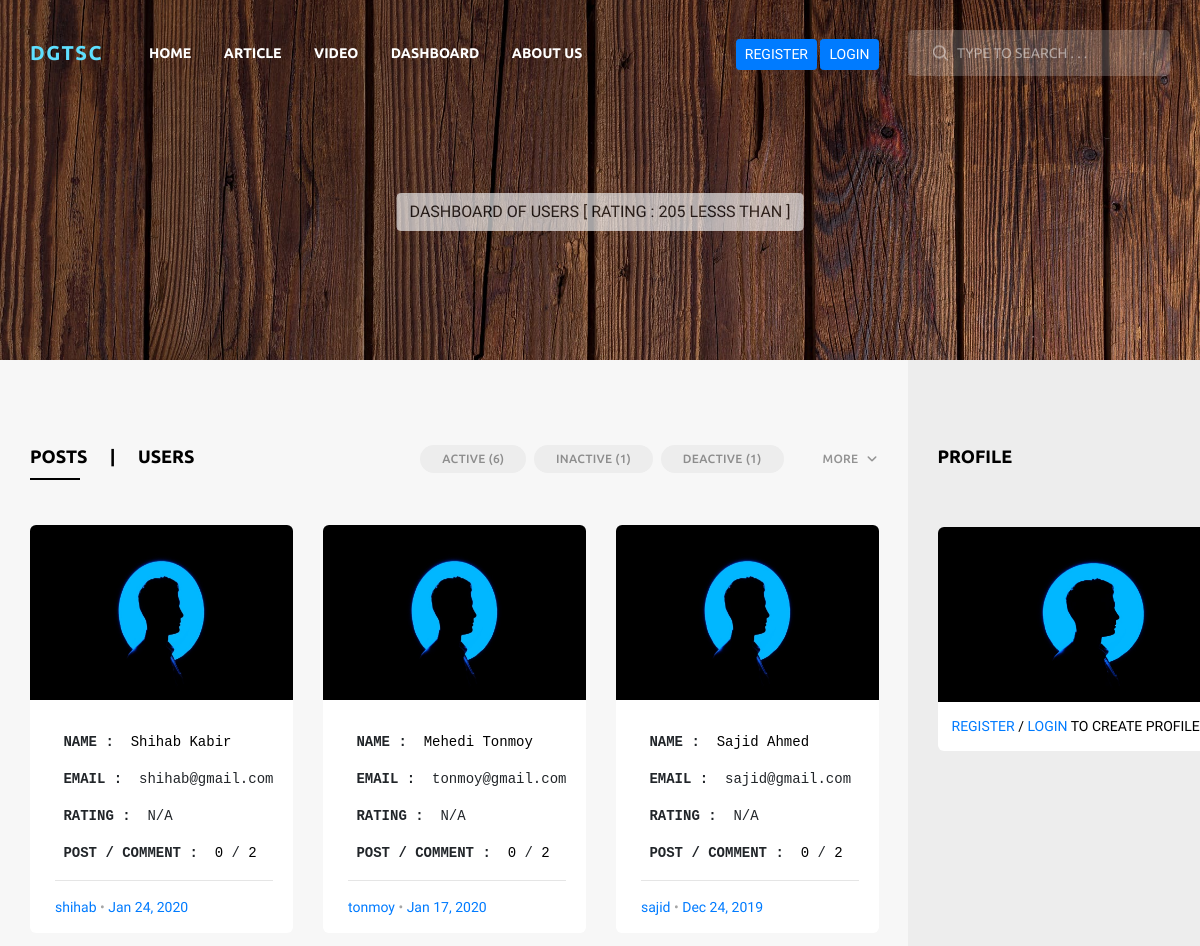
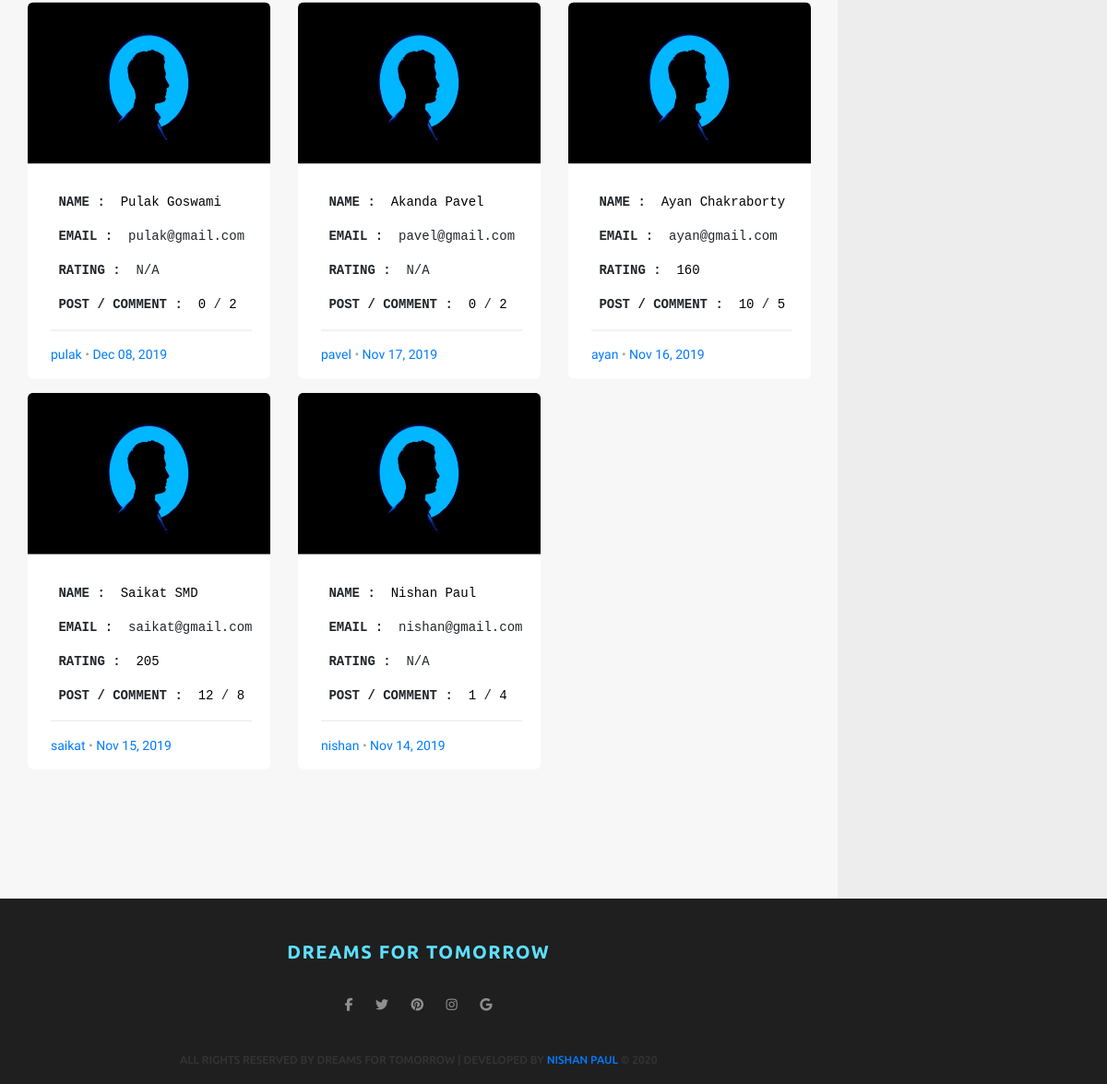
The app's page /dashboard_user.php?query=rating&value=205 with its own data (2 pictures, top to bottom).
### tables this page shows
CREATE TABLE `user` (
  `id` int(11) NOT NULL,
  `name` text NOT NULL,
  `username` text NOT NULL,
  `phone` text NOT NULL,
  `education` text DEFAULT NULL,
  `profession` text DEFAULT NULL,
  `bio` text DEFAULT NULL,
  `address` text DEFAULT NULL,
  `email` text NOT NULL,
  `password` text NOT NULL,
  `role` text NOT NULL,
  `publish` date NOT NULL,
  `edit` date NOT NULL,
  `rating` int(11) NOT NULL DEFAULT 0,
  `state` text NOT NULL
);

### developer_functions_1.php (called while the page is built, shortened)
<?php
    function state_user( $state ) {
        global $database;
        $r_user = mysqli_query($database, "SELECT * FROM user WHERE state='$state'");
        $n_user = mysqli_num_rows($r_user);
        return $n_user;
    }
    $n_active_user = 'ACTIVE'.' ('.state_user('active').')';
    $n_inactive_user = 'INACTIVE'.' ('.state_user('inactive').')';
    $n_deactive_user = 'DEACTIVE'.' ('.state_user('deactive').')';
	function rating_teacher() {
		global $database;
		$query = mysqli_query($database, "SELECT * FROM user WHERE role='teacher'");
	}
	rating_teacher();
?>

### dashboard_user.php (the view, shortened to what this page needs)
<?php
	include("developer_functions_0.php");
	include("developer_functions_1.php");
    $seven = 'user';
?>
<?php include('dashboard_header.php'); ?>
    <?php   $query_user = mysqli_query($database, "SELECT * FROM user");
            $K = array();
            while( $J = mysqli_fetch_assoc($query_user) ) { array_push($K, array($J, $J['publish']) ); }
            usort($K, "yFactor");
            $n_user = count($K);
            for($i = 0; $i < $n_user; $i++) {
                $B = $K[$i][0];
                $infou = information_user( $B );
                if( !condition_user($infou) ) { continue; } ?>
                <div class="card card_small_with_image grid-item">
                    <a href="<?php echo $infou['link_w_username']; ?>"> <img class="card-img-top" src="<?php echo $infou['picture_2']; ?>"> </a>
                    <div class="card-body">
                        <p class="card-text">
                            <pre class="three-cut-text" style="font-size:1em;"> <b>NAME : </b> <a href="<?php echo $infou['link_profile']; ?>" style="color:black;"><?php echo $infou['name']; ?></a> </pre>
                            <pre class="three-cut-text" style="font-size:1em;"> <b>EMAIL : </b> <?php echo $infou['email']; ?> </pre>
                            <?php   if( $infou['role']=='teacher' ) { ?>
                                        <pre class="three-cut-text" style="font-size:1em;"> <b>RATING : </b> <a href="<?php echo $infou['link_rating']; ?>" style="color:black;"><?php echo $infou['rating']; ?></a> </pre>
                            <?php   } else { ?>
                                        <pre class="three-cut-text" style="font-size:1em;"> <b>RATING : </b> N/A </pre>
                            <?php   } ?>
                            <pre class="three-cut-text" style="font-size:1em;"> <b>POST / COMMENT : </b> <a href="<?php echo $infou['link_w_username']; ?>" style="color:black;"><?php echo $infou['n_post']; ?></a> / <a href="<?php echo $infou['comment_list']; ?>" style="color:black;"><?php echo $infou['n_comment']; ?></a> </pre>
                            <hr>
                            <div class="three-cut-text">
                                <a href="<?php echo $infou['link_profile']; ?>"><?php echo $infou['username']; ?></a>
                                &bull; <a href="<?php echo $infou['link_publish']; ?>"><?php echo $infou['publish_date']; ?></a>
                            </div>
                        </p>
                    </div>
                </div>
    <?php   } ?>
<?php include('dashboard_footer.php'); ?>

### header.php (shortened to what this page needs)
<!DOCTYPE html>
<html lang="en">
    <head>
        <link rel="stylesheet" type="text/css" href="styles/bootstrap4/bootstrap.min.css">
        <link rel="stylesheet" type="text/css" href="styles/custom.css">
        <link rel="stylesheet" type="text/css" href="plugins/font-awesome-4.7.0/css/font-awesome.min.css">
        <link rel="stylesheet" type="text/css" href="plugins/OwlCarousel2-2.2.1/owl.carousel.css">
        <link rel="stylesheet" type="text/css" href="plugins/OwlCarousel2-2.2.1/owl.theme.default.css">
        <link rel="stylesheet" type="text/css" href="plugins/OwlCarousel2-2.2.1/animate.css">
        <link rel="stylesheet" type="text/css" href="plugins/jquery.mb.YTPlayer-3.1.12/jquery.mb.YTPlayer.css">
    </head>
    <body>
        <div class="super_container">
            <header class="header">
                <div class="container">
                    <div class="row">
                        <div class="col">
                            <div class="header_content d-flex flex-row align-items-center justify-content-start">
                                <div class="logo"><a href="index.php">DgTSC</a></div>
                                <nav class="main_nav">
                                    <ul>
                                        <li class="active"><a href="index.php">HOME</a></li>
                                        <li class="active"><a href="article.php?query=type&value=latest">ARTICLE</a></li>
                                        <li class="active"><a href="video.php?query=type&value=latest">VIDEO</a></li>
                                        <li class="active"><a href="dashboard_post.php?query=type&value=latest">DASHBOARD</a></li>
                                        <li class="active"><a href="about_us.php">ABOUT US</a></li>
                                    </ul>
                                </nav>
                                <div class="search_container ml-auto">
                                    <div class="weather">
                                        <?php   if( isset($_SESSION["user"]) && $_SESSION["user"]["state"]=="active" ) { $profile_link =  "profile.php?s_id=".$_SESSION["user"]["id"]; ?>
                                                    <a href="<?php echo $profile_link; ?>"> <button type="button" class="btn btn-primary btn-sm ten-cut-text"> <?php echo $_SESSION["user"]["username"]; ?> </button> </a>
                                                    <button type="button" class="btn btn-primary btn-sm" id="logout" onclick="logout()"> LOGOUT </button>
                                        <?php   } else { ?>
                                                    <a href="security_registration.php"> <button type="button" class="btn btn-primary btn-sm"> REGISTER </button> </a>
                                                    <a href="security_login.php"> <button type="button" class="btn btn-primary btn-sm"> LOGIN </button> </a>
                                        <?php   } ?>
                                    </div>
                                    <form action="#">
                                        <input type="search" class="header_search_input" required="required" placeholder="TYPE TO SEARCH . . ." title="">
                                        <img class="header_search_icon" src="<?php echo 'images/search.png'; ?>" alt="">
                                    </form>
                                </div>
                            </div>
                        </div>
                    </div>
                </div>
            </header>

### dashboard_header.php (shortened to what this page needs)
<?php include('header.php'); ?>
<link rel="stylesheet" type="text/css" href="styles/main_styles.css">
<link rel="stylesheet" type="text/css" href="styles/responsive.css">
<link rel="stylesheet" type="text/css" href="styles/post.css">
<link rel="stylesheet" type="text/css" href="styles/post_responsive.css">
    <div class="home">
		<div class="home_background parallax-window" data-parallax="scroll" data-image-src="<?php echo 'images/background.jpg'; ?>" data-speed="0.8"></div>
		<div class="home_content">
            <button type="button" class="btn btn-light" disabled>
				<?php
                    $q_name = $_GET['query'];
					$v_name = $_GET['value'];
					if( $q_name=='rating' ) { $v_name = $v_name.' lesss than'; }
                    $p_name = $seven=='user'? 'dashboard of users' : 'dashboard of videos';
					echo strtoupper( $p_name.' [ '.$q_name.' : '.$v_name.' ]' );
                ?>
			</button>
		</div>
	</div>
	<div class="page_content">
		<div class="container">
			<div class="row row-lg-eq-height">
				<div class="col-lg-9">
					<div class="main_content">
                        <div class="blog_section">
							<?php
								if( $seven=='post' )
									include('category_dashboard_admin_post.php');
								else
									include('category_dashboard_admin_user.php');
							?>
                            <div class="section_content">
                                <div class="grid clearfix">

### category_dashboard_admin_user.php (shortened to what this page needs)
<div class="section_panel d-flex flex-row align-items-center justify-content-start">
    <div class="section_title">
        <a href="<?php echo 'dashboard_post.php?query=type&value=latest'; ?>" style="color:black; padding-right:1em;"> POSTS </a> |
        <a href="<?php echo 'dashboard_user.php?query=type&value=latest'; ?>" style="color:black; padding-left:1em;"> USERS </a>
    </div>
    <div class="section_tags ml-auto">
        <ul>
            <li> <a href="<?php echo 'dashboard_user.php?query=state&value=active'; ?>"> <?php echo $n_active_user; ?> </a> </li>
            <li> <a href="<?php echo 'dashboard_user.php?query=state&value=inactive'; ?>"> <?php echo $n_inactive_user; ?> </a> </li>
            <li> <a href="<?php echo 'dashboard_user.php?query=state&value=deactive'; ?>"> <?php echo $n_deactive_user; ?> </a> </li>
        </ul>
    </div>
    <div class="section_panel_more">
        <ul>
            <li>MORE
            </li>
        </ul>
    </div>
</div>

### dashboard_footer.php (shortened to what this page needs)
                                </div>
                            </div>
                        </div>
					</div>
				</div>
                <div class="col-lg-3">
                    <div class="sidebar">
                        <div class="sidebar_background"></div>
                        <?php include('sidebar_profile.php'); ?>
                    </div>
                </div>
			</div>
		</div>
	</div>
<?php include('footer.php'); ?>

### sidebar_profile.php (shortened to what this page needs)
<?php   if( !isset($_SESSION["user"]) ) { ?>
            <div class="sidebar_title_container" style="width: 22.25em;">
                <div class="sidebar_title">PROFILE</div> <br> <br>
                <div class="card">
                    <img class="card-img-top" src="<?php echo 'images/profile.jpg'; ?>">
                    <div style="color:black; padding:1em;">
                        <a href="security_register.php">REGISTER</a> / <a href="security_login.php">LOGIN</a> TO CREATE PROFILE
                    </div>
                </div>
            </div>
<?php   } ?>

### footer.php (shortened to what this page needs)
			<footer class="footer">
				<div class="container">
					<div class="row row-lg-eq-height">
						<div class="col-lg-9 order-lg-1 order-2">
							<div class="footer_content">
								<div class="footer_logo"><a href="index.php">DREAMS FOR TOMORROW</a></div>
								<div class="footer_social">
									<ul>
										<li class="footer_social_facebook"><a href="https://www.facebook.com/DreamsForTomorrowBangladesh/"><i class="fab fa-facebook-f" aria-hidden="true"></i></a></li>
										<li class="footer_social_twitter"><a href="https://twitter.com/"><i class="fab fa-twitter" aria-hidden="true"></i></a></li>
										<li class="footer_social_pinterest"><a href="https://www.pinterest.com/"><i class="fab fa-pinterest" aria-hidden="true"></i></a></li>
										<li class="footer_social_instagram"><a href="https://www.instagram.com/"><i class="fab fa-instagram" aria-hidden="true"></i></a></li>
										<li class="footer_social_google"><a href="https://www.google.com/"><i class="fab fa-google" aria-hidden="true"></i></a></li>
									</ul>
								</div>
								<div class="copyright">
									ALL RIGHTS RESERVED BY DREAMS FOR TOMORROW | DEVELOPED BY <a href="https://www.facebook.com/NishanPauL007MLF" target="_blank">NISHAN PAUL</a> &copy; <script>document.write(new Date().getFullYear());</script>
								</div>
							</div>
						</div>
					</div>
				</div>
			</footer>
		</div>
	</body>
</html>

### styles/custom.css (style rules this page uses)
.three-cut-text { overflow: hidden; text-overflow: ellipsis; height: 1.5em; display: -webkit-box; -webkit-line-clamp: 1; -webkit-box-orient: vertical; }

### records on screen
user: name "Shihab Kabir", email "shihab@gmail.c…", rating "0", username "shihab"
user: name "Mehedi Tonmoy", email "tonmoy@gmail.c…", rating "0", username "tonmoy"
user: name "Sajid Ahmed", email "sajid@gmail.com", rating "0", username "sajid"
user: name "Pulak Goswami", email "pulak@gmail.com", rating "0", username "pulak"
user: name "Ayan Chakraborty", email "ayan@gmail.com", rating "160", username "ayan"
user: name "Saikat SMD", email "saikat@gmail.c…", rating "205", username "saikat"
user: name "Nishan Paul", email "nishan@gmail.c…", username "nishan"

### other values on screen
$p_name.' [ '.$q_name.' : '.$v_name.' ]' "DASHBOARD OF USERS [ RATING : 205 LESSS THAN ]"
$n_active_user "ACTIVE (6)"
$n_inactive_user "INACTIVE (1)"
$n_deactive_user "DEACTIVE (1)"
$infou['n_comment'] "2"
$infou['publish_date'] "Jan 24, 2020"
$infou['publish_date'] "Jan 17, 2020"
$infou['publish_date'] "Dec 24, 2019"
$infou['publish_date'] "Dec 08, 2019"
$infou['n_post'] "0"
$infou['publish_date'] "Nov 17, 2019"
$infou['n_post'] "10"
$infou['n_comment'] "5"
$infou['publish_date'] "Nov 16, 2019"
$infou['n_post'] "12"
